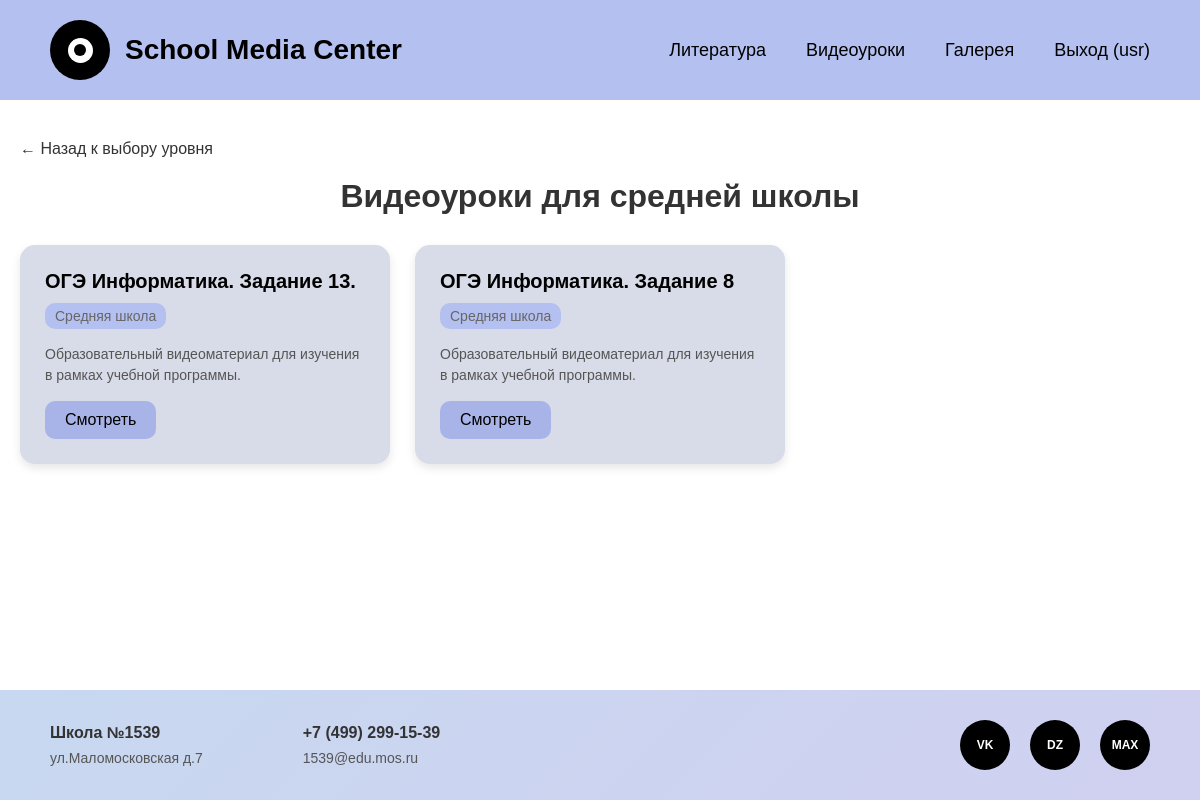
The page /videolessons/middle/ (signed in) on the database its author committed.
### media_center/models.py (models this page shows, shortened)
class User(AbstractUser):
    ROLES = [
        ('student', 'Ученик'),
        ('admin', 'Администратор'),
    ]
    role = models.CharField(max_length=10, choices=ROLES, default='student', verbose_name='Роль')
    class Meta:
        db_table = 'users'
        verbose_name = 'Пользователь'
        verbose_name_plural = 'Пользователи'

class VideoLesson(models.Model):
    group = models.ForeignKey(SchoolClass, on_delete=models.CASCADE, related_name='videos', verbose_name='Класс')
    title = models.CharField(max_length=200, verbose_name='Название')
    video_url = models.URLField(verbose_name='Ссылка на видео')
    created_at = models.DateTimeField(auto_now_add=True)
    class Meta:
        db_table = 'video_lessons'
        verbose_name = 'Видеоурок'
        verbose_name_plural = 'Видеоуроки'
        ordering = ['-created_at']
    def __str__(self):
        return self.title

class SchoolClass(models.Model):
    name = models.CharField(max_length=100, verbose_name='Название класса')
    class Meta:
        db_table = 'groups'
        verbose_name = 'Учебный класс'
        verbose_name_plural = 'Учебные классы'

### media_center/views.py (the view)
# urls.py: path('videolessons/<str:level>/', views.video_list, name='video_list'),
@login_required(login_url='media_center:login')
def video_list(request, level):
    level_mapping = {
        'elementary': 'Младшая школа',
        'middle': 'Средняя школа',
        'high': 'Старшая школа'
    }
    level_names = {
        'elementary': 'младшей школы',
        'middle': 'средней школы',
        'high': 'старшей школы'
    }
    group_name = level_mapping.get(level)
    school_class = SchoolClass.objects.filter(name=group_name).first()
    if school_class:
        videos = VideoLesson.objects.filter(group=school_class)
    else:
        videos = []
    print(videos)
    context = get_context(request)
    context.update({
        'videos': videos,
        'level_name': level_names.get(level, ''),
        'level': level
    })
    return render(request, 'video_list.html', context)

### media_center/views.py (called while the page is built)
def get_context(request):
    return {
        'school_name': 'Школа №1539',
        'address': 'ул.Маломосковская д.7',
        'phone': '+7 (499) 299-15-39',
        'email': '1539@edu.mos.ru',
        'is_authenticated': request.user.is_authenticated,
        'user': request.user if request.user.is_authenticated else None
    }

### media_center/templates/video_list.html (shortened to what this page needs)
<!DOCTYPE html>
<html lang="ru">
<head>
</head>
<body>
    <header class="header">
        <div class="logo-container">
            <div class="logo"></div>
            <a href="{% url 'media_center:index' %}" class="logo-text">School Media Center</a>
        </div>
        <nav class="nav">
            <a href="{% url 'media_center:literature_levels' %}">Литература</a>
            <a href="{% url 'media_center:video_levels' %}">Видеоуроки</a>
            <a href="{% url 'media_center:gallery_folders' %}">Галерея</a>
            {% if user.is_authenticated %}
                <a href="{% url 'media_center:logout' %}">Выход ({{ user.username }})</a>
            {% else %}
                <a href="{% url 'media_center:login' %}">Вход</a>
            {% endif %}
        </nav>
    </header>
    <main class="main-content">
        <div class="video-container">
            <a href="{% url 'media_center:video_levels' %}" class="back-link">
                ← Назад к выбору уровня
            </a>
            <h1 class="video-title">Видеоуроки для {{ level_name }}</h1>
            <div class="video-grid">
                {% for item in videos %}
                <div class="video-card">
                    <h3 class="video-name">{{ item.title }}</h3>
                    <div class="video-class">{{ item.group.name }}</div>
                    <p class="video-description">Образовательный видеоматериал для изучения в рамках учебной программы.</p>
                    <a href="{% url 'media_center:video_view' item.id %}" class="download-btn">Смотреть</a>
                </div>
                {% empty %}
                <div style="grid-column: 1 / -1; text-align: center; padding: 40px;">
                    <p style="font-size: 18px; color: #666;">Для этого уровня пока нет доступных видеоуроков.</p>
                </div>
                {% endfor %}
            </div>
        </div>
    </main>
    <footer class="footer">
        <div class="footer-info">
            <div class="footer-block">
                <h3>{{ school_name }}</h3>
                <p>{{ address }}</p>
            </div>
            <div class="footer-block">
                <h3>{{ phone }}</h3>
                <p>{{ email }}</p>
            </div>
        </div>
        <div class="social-icons">
            <a href="#" class="social-icon" title="VK">VK</a>
            <a href="#" class="social-icon" title="Dzen">DZ</a>
            <a href="#" class="social-icon" title="Max">MAX</a>
        </div>
    </footer>
</body>
</html>

### media_center/templates/video_list.html (style rules this page uses)
* { margin: 0; padding: 0; box-sizing: border-box; }
body { font-family: Arial, sans-serif; background-color: #ffffff; min-height: 100vh; display: flex; flex-direction: column; }
.header { background: #B4C0EF; padding: 20px 50px; display: flex; justify-content: space-between; align-items: center; }
.logo-container { display: flex; align-items: center; gap: 15px; }
.logo { width: 60px; height: 60px; background-color: #000; border-radius: 50%; display: flex; align-items: center; justify-content: center; position: relative; }
.logo::before { content: ''; width: 25px; height: 25px; background-color: #fff; border-radius: 50%; position: absolute; }
.logo::after { content: ''; width: 12px; height: 12px; background-color: #000; border-radius: 50%; position: absolute; }
.logo-text { font-size: 28px; font-weight: bold; color: #000; text-decoration: none; }
.nav { display: flex; gap: 40px; }
.nav a { color: #000; text-decoration: none; font-size: 18px; font-weight: 500; transition: opacity 0.3s; }
.main-content { flex: 1; padding: 40px 20px; background-color: #FFFFFF; }
.video-container { max-width: 1200px; margin: 0 auto; }
.back-link { display: inline-flex; align-items: center; gap: 8px; margin-bottom: 20px; color: #333; text-decoration: none; font-size: 16px; transition: color 0.3s; }
.video-title { font-size: 32px; margin-bottom: 30px; color: #333; text-align: center; }
.video-grid { display: grid; grid-template-columns: repeat(auto-fill, minmax(300px, 1fr)); gap: 25px; margin-bottom: 50px; }
.video-card { background-color: #D8DCE8; border-radius: 15px; padding: 25px; transition: transform 0.3s, background-color 0.3s; box-shadow: 0 4px 10px rgba(0, 0, 0, 0.1); }
.video-name { font-size: 20px; font-weight: bold; margin-bottom: 10px; color: #000; }
.video-class { font-size: 14px; color: #666; margin-bottom: 15px; padding: 5px 10px; background-color: #B4C0EF; border-radius: 10px; display: inline-block; }
.video-description { font-size: 14px; color: #555; line-height: 1.5; margin-bottom: 15px; }
.download-btn { display: inline-block; padding: 10px 20px; background-color: #A8B4E8; color: #000; text-decoration: none; border-radius: 10px; font-weight: 500; transition: background-color 0.3s; }
.footer { background: linear-gradient(135deg, #c8d8f0 0%, #d0d0f0 100%); padding: 30px 50px; display: flex; justify-content: space-between; align-items: center; }
.footer-info { display: flex; gap: 100px; }
.footer-block h3 { font-size: 16px; font-weight: bold; margin-bottom: 8px; color: #333; }
.footer-block p { font-size: 14px; color: #555; }
.social-icons { display: flex; gap: 20px; }
.social-icon { width: 50px; height: 50px; background-color: #000; border-radius: 50%; display: flex; align-items: center; justify-content: center; color: #fff; font-weight: bold; text-decoration: none; transition: transform 0.3s; font-size: 12px; }

### rows shown on the page
User: username "usr"
VideoLesson: title "ОГЭ Информатика. Задание 13.", group.name "Средняя школа"
VideoLesson: title "ОГЭ Информатика. Задание 8", group.name "Средняя школа"

### other values the page prints
{{ level_name }} "средней школы"
{{ school_name }} "Школа №1539"
{{ address }} "ул.Маломосковская д.7"
{{ phone }} "+7 (499) 299-15-39"
{{ email }} "1539@edu.mos.ru"
